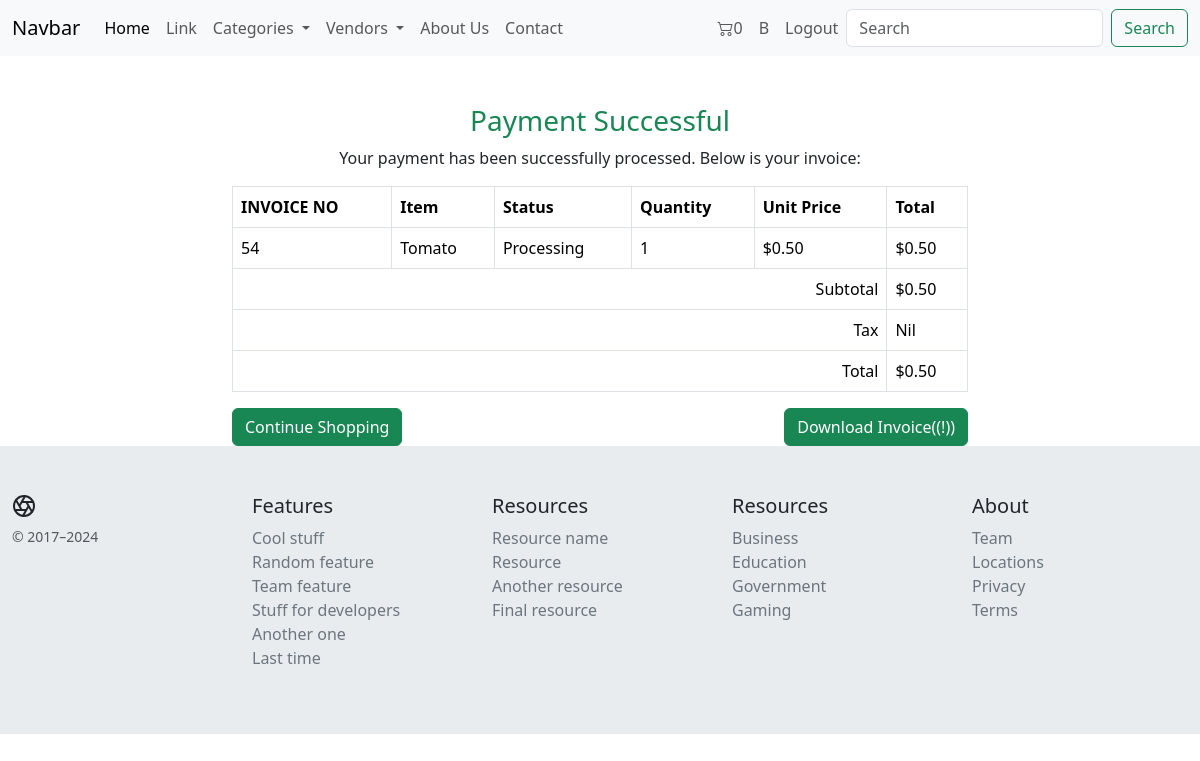
/order-success/ (signed in), run on the app's committed database.
### userauth/models.py (models this page shows)
class customUser(AbstractUser):
    username = models.CharField(unique=True, max_length=30, null=False)
    email = models.EmailField()
    USERNAME_FIELD = 'username'
    def __str__(self):
        return self.username

### core/models.py (models this page shows, shortened)
class Order(models.Model):
    user = models.ForeignKey(
        customUser, on_delete=models.CASCADE, related_name='order_of_user')
    Invoice = models.AutoField(primary_key=True)
    order_quantity = models.IntegerField()
    order_price = models.DecimalField(max_digits=12, decimal_places=2)
    order_status = models.CharField(
        max_length=20, choices=order_Status_Choices, default='processing')
    paid_status = models.BooleanField(default=False)
    order_date = models.DateTimeField(auto_now_add=True)

class CartOrderItems(models.Model):
    order = models.ForeignKey(Order, on_delete=models.CASCADE)
    item = models.ForeignKey(Product, on_delete=models.CASCADE)
    quantity = models.IntegerField(default=0)
    price = models.DecimalField(
        max_digits=9999999, decimal_places=2, default="1.99")
    total = models.DecimalField(
        max_digits=9999999, decimal_places=2, default="1.99")
    class Meta:
        verbose_name_plural = "Order Items"

class Product(models.Model):
    PID = ShortUUIDField(
        unique=True, length=10, prefix="PID:", max_length=15)
    title = models.CharField(max_length=100, default='Sample')
    desc = models.CharField(
        max_length=500, default='lorem lroeam ipsm lorem doooi')
    specifications = models.TextField(null=True, blank=True)
    category = models.ForeignKey(
        Category, on_delete=models.SET_NULL, null=True, related_name='product_category')
    vendor = models.ForeignKey(
        Vendor, on_delete=models.SET_NULL, null=True, blank=True, related_name='product_vendor')
    image = models.ImageField(upload_to='Product_images')
    in_stock = models.BooleanField(default=True)
    featured_on_home_page = models.BooleanField(default=False)
    price = models.DecimalField(
        max_digits=12, decimal_places=2, default='4.99')
    discount_amount = models.DecimalField(
        max_digits=12, decimal_places=2, default=0)
    product_status = models.CharField(
        max_length=20, choices=Product_Choices, default='active')
    date_added = models.DateTimeField(auto_now_add=True)
    updated = models.DateTimeField(auto_now=True, null=True)
    tags = TaggableManager(blank=True)
    def price_after_discount(self):
        return self.price - self.discount_amount
    def __str__(self):
        return self.title

### core/views.py (the view)
# urls.py: path('order-success/', views.order_success, name='order-success'),
@login_required
def order_success(request):
    order = Order.objects.filter(user=request.user).latest('order_date')
    order.paid_status = True
    order.save()
    ordered_items = CartOrderItems.objects.filter(order=order)
    context = {
        'ordered_items': ordered_items,
        'order': order
    }
    return render(request, 'core/order_success.html', context)

### core/context_processors.py (called while the page is built)
def context_fn(request):
    categories = Category.objects.all()
    vendors = Vendor.objects.all()
    if "cart_data_object" in request.session:
        cart_items_count = len(request.session['cart_data_object'])
    else:
        cart_items_count = 0
    context = {
        'categories_context': categories,
        'vendors_context': vendors,
        'cart_items_count_context': cart_items_count,
    }
    return context

### core/models.py (called while the page is built)
    def __str__(self):
        return self.title

    def __str__(self):
        return self.title

### templates/core/order_success.html
{% extends 'core/base.html' %} {% load static %} {% block content %}
<div class="container mt-5">
    <div class="row justify-content-center">
        <div class="col-md-8">
            <div class="">
                <h3 class="text-center text-success">Payment Successful</h3>
                <div class="card-body">
                    <p class="text-center">
                        Your payment has been successfully processed. Below is your invoice:
                    </p>
                    <div class="table-responsive">
                        <table class="table table-bordered">
                            <thead>
                                <tr>
                                    <th>INVOICE NO</th>
                                    <th>Item</th>
                                    <th>Status</th>
                                    <th>Quantity</th>
                                    <th>Unit Price</th>
                                    <th>Total</th>
                                </tr>
                            </thead>
                            <tbody>
                                {% for i in ordered_items %}
                                <tr>
                                    <td>{{order.Invoice}}</td>
                                    <td>{{i.item}}</td>
                                    <td>{{order.order_status|title}}</td>
                                    <td>{{i.quantity}}</td>
                                    <td>${{i.price}}</td>
                                    <td>${{i.item.price_after_discount}}</td>
                                </tr>
                                {%endfor%}
                            </tbody>
                            <tfoot>
                                <tr>
                                    <td colspan="5" class="text-end">Subtotal</td>
                                    <td>${{order.order_price}}</td>
                                </tr>
                                <tr>
                                    <td colspan="5" class="text-end">Tax</td>
                                    <td>Nil</td>
                                </tr>
                                <tr>
                                    <td colspan="5" class="text-end">Total</td>
                                    <td>${{order.order_price}}</td>
                                </tr>
                            </tfoot>
                        </table>
                    </div>
                    <div class="justify-content-between d-flex">
                        <a href="{% url 'core:home' %}" class="btn btn-block btn-success">Continue Shopping</a>
                        <a href="" class="btn btn-block btn-success">Download Invoice((!))</a>
                    </div>
                </div>
            </div>
        </div>
    </div>
</div>
{%endblock%}

### templates/core/navbar.html (shortened to what this page needs)
<nav class="navbar navbar-expand-lg bg-body-tertiary sticky-top">
  <div class="container-fluid">
    <a class="navbar-brand" href="#">Navbar</a>
    <div class="collapse navbar-collapse" id="navbarSupportedContent">
      <ul class="navbar-nav me-auto mb-2 mb-lg-0">
        <li class="nav-item">
          <a class="nav-link active" aria-current="page" href="{% url 'core:home' %}">Home</a>
        </li>
        <li class="nav-item">
          <a class="nav-link" href="#">Link</a>
        </li>
        <li class="nav-item dropdown">
          <a class="nav-link dropdown-toggle" href="#" role="button" data-bs-toggle="dropdown" aria-expanded="false">
            Categories
          </a>
        </li>
        <li class="nav-item dropdown">
          <a class="nav-link dropdown-toggle" href="#" role="button" data-bs-toggle="dropdown" aria-expanded="false">
            Vendors
          </a>
        </li>
        <li class="nav-item">
          <a class="nav-link" href="{% url 'core:about' %}">About Us</a>
        </li>
        <li class="nav-item">
          <a class="nav-link" href="{% url 'core:contact' %}">Contact</a>
        </li>
      </ul>
      <ul class="navbar-nav ms-auto mb-2 mb-lg-0">
        <li class="nav-item">
          <a class="nav-link " href="{% url 'core:cart_view' %}" aria-disabled="true"><i class="bi bi-cart2"></i><span
              class="cart-count">{{cart_items_count_context}}</span></a>
        </li>
        {% if request.user.is_authenticated %}
        <li class="nav-item">
          <a class="nav-link" href="{% url 'core:dashboard' %}" aria-disabled="true">{{request.user|title}}
          </a>
        </li>
        <li class="nav-item">
          <a class="nav-link logout" href="{% url 'userauth:logout' %}" aria-disabled="true">Logout</a>
        </li>
        {%endif%}
      </ul>
      <form class="d-flex" role="search" method="get" action="{% url 'core:search' %}">
        <input class="form-control me-2" type="search" placeholder="Search" aria-label="Search" name="q" required>
        <button class="btn btn-outline-success" type="submit">Search</button>
      </form>
    </div>
  </div>
</nav>

### static/css/styles.css (style rules this page uses)
html { scroll-behavior: smooth; }

### data on the page
customUser: user "B"
CartOrderItems: item "Tomato", quantity "1", price "0.50", item.price_after_discount "0.50"
Order: Invoice "54", order_status "Processing", order_price "0.50"

### other printed values
{{ cart_items_count_context }} "0"
